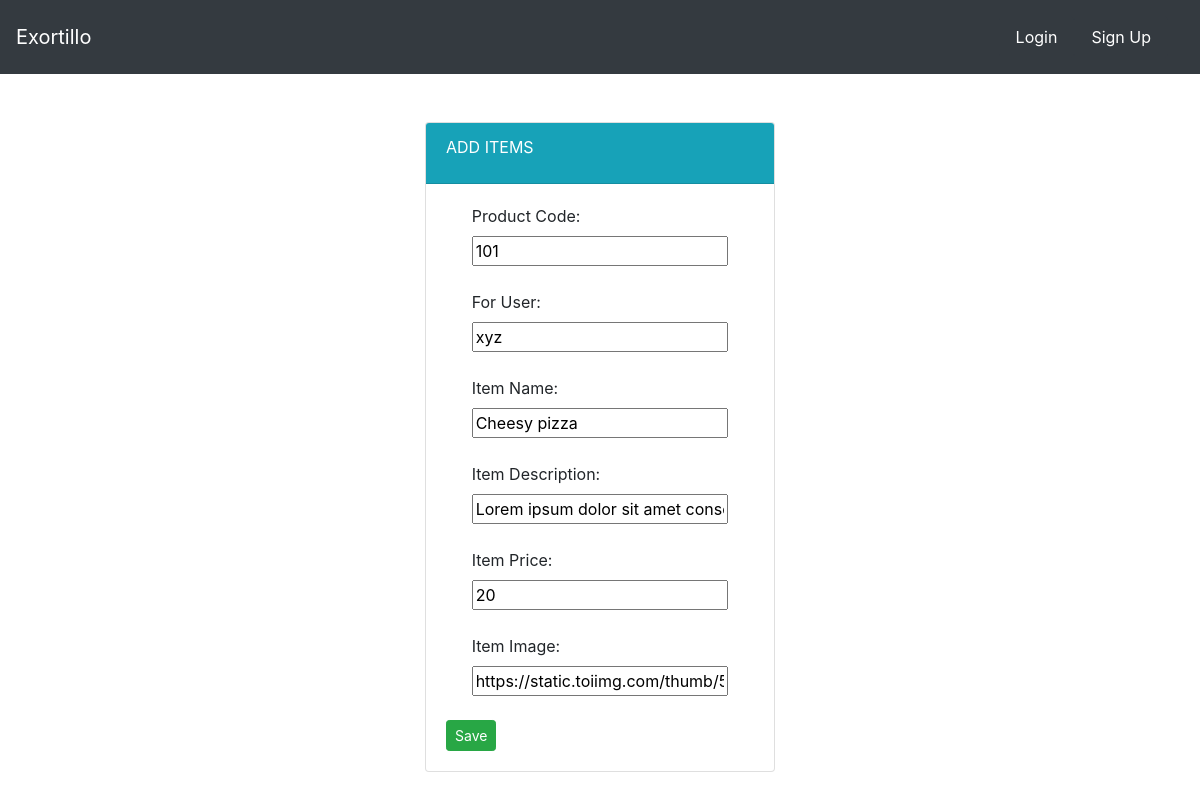
The app's page /food/update/1/, older data.
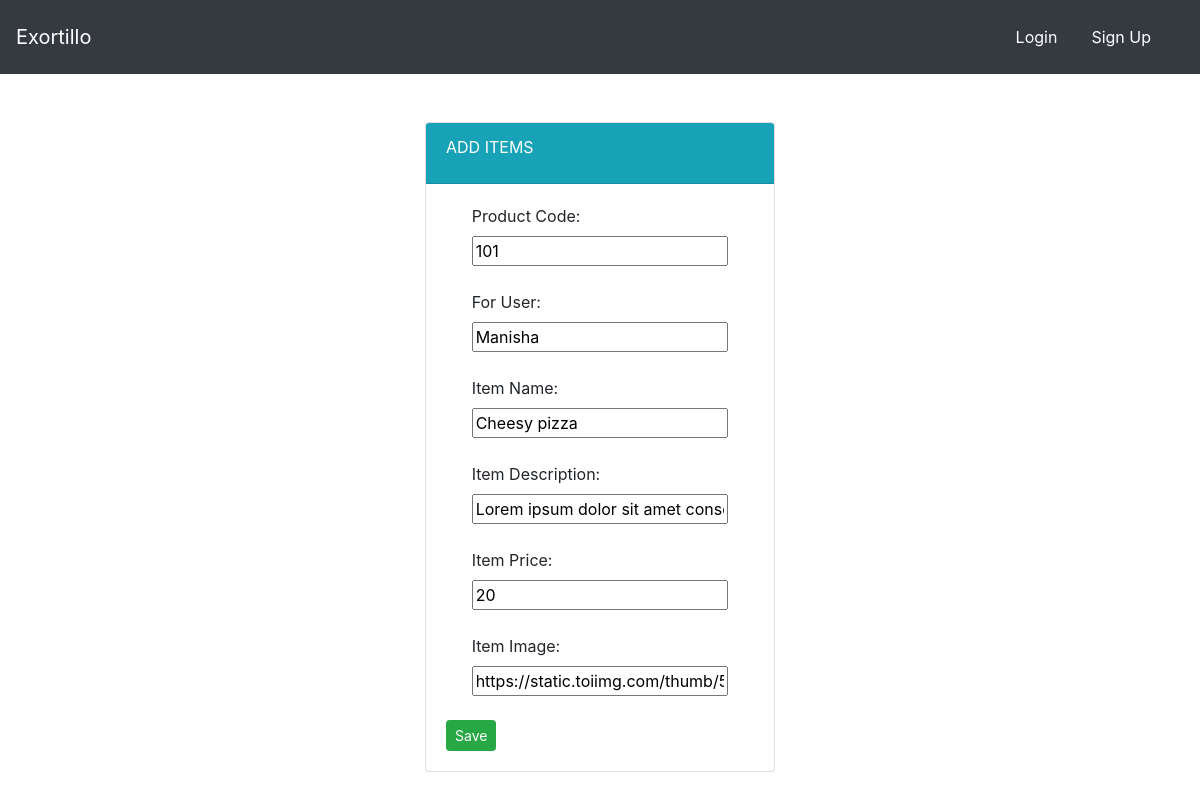
The same page, newer data.
### food/models.py (models this page shows, shortened)
class Item(models.Model):
    user = models.ForeignKey(
        User,
        on_delete = models.CASCADE,
        default=1
    )
    prod_code = models.IntegerField(default=100)
    for_user = models.CharField(
        max_length=100,
        default="xyz"
        )
    item_name = models.CharField(max_length=50)
    item_desc = models.CharField(
        max_length=500,
        default='''Lorem ipsum dolor sit amet consectetur adipisicing elit. Odit molestias nobis incidunt laudantium molestiae recusandae
officiis! Praesentium magni dicta ipsa? Quisquam earum explicabo iusto quae est id sapiente ad natus.'''
        )
    item_price = models.IntegerField()
    item_image = models.CharField(
        max_length=500,
        default="https://img.freepik.com/free-vector/fast-food-black-background-poster_1284-14589.jpg?w=2000"
    )

### food/views.py (the view)
# urls.py: path("update/<int:id>/",views.update_item, name="update_item"),
def update_item(request,id):
    item = Item.objects.get(pk=id)
    form = ItemForm(request.POST or None, instance=item)
    context = {
        "form":form
    }
    if form.is_valid():
        form.save()
        return redirect("food:index")
    return render(request,"food/item-form.html",context)

### food/forms.py
class ItemForm(forms.ModelForm):
    class Meta:
        model = Item
        fields = ["prod_code", "for_user","item_name","item_desc","item_price","item_image"]

### food/templates/food/item-form.html (shortened to what this page needs)
{% extends 'food/base.html' %}
{% block body %}
<div class="container">
    <div class="row">
        <div class="col-md-4 offset-md-4">
            <div class="card">
                <div class="card-header text-white bg-info">
                    <div class="card-title">
                        ADD ITEMS
                    </div>
                </div>
                <div class="card-body">
                    <form method="post">
                        <label class="offset-md-1">Product Code: </label><br>
                        <span class="offset-md-1">{{ form.prod_code }}</span><br>
                        <br><label class="offset-md-1">For User: </label><br>
                        <span class="offset-md-1">{{ form.for_user }}</span><br>
                        <br><label class="offset-md-1">Item Name: </label><br>
                        <span class="offset-md-1">{{ form.item_name }}</span><br>
                        <br><label class="offset-md-1"> Item Description: </label><br>
                        <span class="offset-md-1">{{ form.item_desc }}</span><br>
                        <br><label class="offset-md-1">Item Price: </label><br>
                        <span class="offset-md-1">{{ form.item_price }}</span><br>
                        <br><label class="offset-md-1">Item Image: </label><br>
                        <span class="offset-md-1">{{ form.item_image }}</span><br>
                        <br><button class="btn btn-success btn-sm" type="submit">Save</button>
                    </form>
                </div>
                </div>
            </div>
        </div>
    </div>
{% endblock %}

### food/templates/food/base.html (shortened to what this page needs)
{% load static %}
<!DOCTYPE html>
<html lang="en">
<head>
    <link rel="stylesheet" href="{% static 'food/style.css' %}">
    <link rel="stylesheet" href="https://cdn.jsdelivr.net/npm/bootstrap@4.3.1/dist/css/bootstrap.min.css"
>
</head>
<body>
    <nav class="navbar navbar-dark bg-dark">
        <a href="{% url 'food:index' %}" class="navbar-brand">
            Exortillo
        </a>
        <div class="navbar">
            {% if user.is_authenticated %}
            <a href="{% url 'food:create_item' %}" class="nav-item nav-link btn btn-dark">
                Add item
            </a>
            <a href="{% url 'profile' %}" class="nav-item nav-link btn btn-dark">
                Profile
            </a>
            <a href="{% url 'logout' %}" class="nav-item nav-link btn btn-dark">
                Logout
            </a>
            {% else %}
            <a href="{% url 'login' %}" class="nav-item nav-link btn btn-dark">
                Login
            <a href="{% url 'register' %}" class="nav-item nav-link btn btn-dark">
                Sign Up
            {% endif %}
            </a>
        </div>
    </nav>
    {% block body %}
    {% endblock %}
</body>
</html>

### food/static/food/style.css (style rules this page uses)
body { background-color: aquamarine; }

Row changes from the older to the newer data that the page shows:
changed Item "Cheesy pizza": for_user "xyz" → "Manisha"
